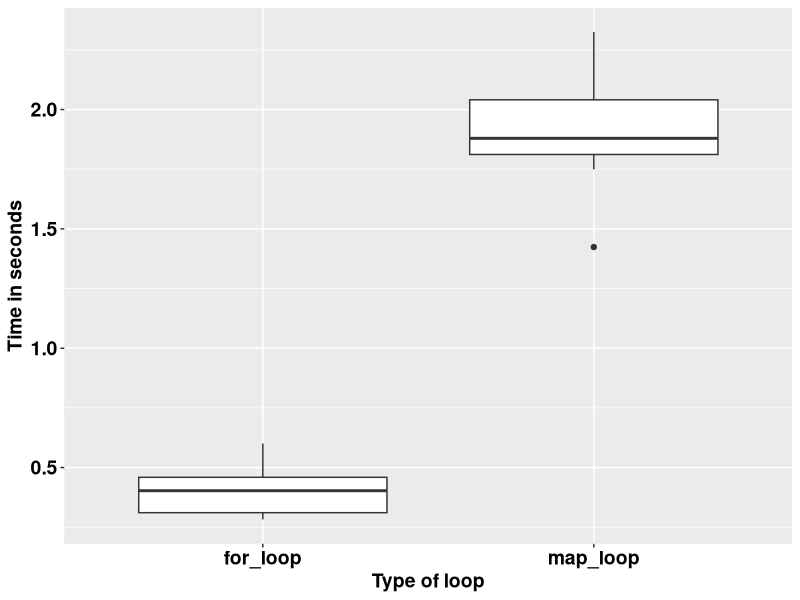

Source code (R):
## ---- chunk 1
knitr::opts_chunk$set(echo = TRUE)
## ---- chunk 2
square <- function(a) a**2
square(3)
## ---- chunk 3
square <- function(b){
  b**2
}
square(3)
## ---- chunk 4
square <- function(c){
  product <- c**2
  return(product)
}
square(3)
## ---- chunk 5
square <- function(d){
  product <- d**2
  print(product)
}
square(5)
## ---- chunk 6
square <- function(e){
  product <- e**2
  (product)
}
square(9)
## ---- chunk 7
square <- function(f){
  product <- f**2
  show(product)
}
square(9)
## ---- chunk 8
square_root <- function(b){
  product <- b^0.5
  return(product/2)
}
square_root(9)
## ---- chunk 9
square_root
## ---- chunk 10
square(-10:10)
## ---- chunk 11
square_root(c(-26, 1:15, 158))
## ---- chunk 12
m <- list(12, 18, 345)
square_root(m[[2]])
## ---- chunk 13
rescale <- function(x){
  m <- mean(x)
  s <- sd(x)
  (x - m) / s
}
rescale(c(52, 58, 46, 99))
## ---- chunk 14
rescale <- function(x, only_translate){
  m <- mean(x)
  translated <- x - m
  if (only_translate) return(translated)
  s <- sd(x)
  translated / s
}

rescale(x = 1:4, only_translate = TRUE)
## ---- chunk 15
rescale <- function(x, only_translate){
  m <- mean(x)
  translated <- x - m
  if (only_translate) return(translated)
  s <- sd(x)
  translated / s
}

rescale(x = 1:4, only_translate = FALSE)
## ---- chunk 16
rescale( only_translate = TRUE, x = 1:4)
## ---- chunk 17
rescale(x = 1:4, TRUE)
rescale(TRUE, x = 1:4)
rescale(1:4, only_translate = T)
rescale(only_translate = T, 1:4)
## ---- chunk 18
rescale(1:4, o = T)
rescale(o = T, 1:4)
## ---- chunk 19
rescale <- function(x, only_translate = FALSE){
  m <- mean(x)
  translated <- x - m
  if(only_translate) return(translated)
  s <- sd(x)
  translated / s
}
## ---- chunk 20
rescale(1:4) # This runs with only_translate being taken as FALSE by default.
## ---- chunk 21
rescale <- function(x, ...){
  m <- mean(x, ...)
  s <- sd(x, ...)
  (x - m) / s
}

rescale(1:4)
## ---- chunk 22
x <- c(NA, 1:3)
rescale(x)
## ---- chunk 23
x <- c(NA, 1:3)
rescale(x, na.rm = TRUE)
## ---- chunk 24
some_function <- function(x) x
other_function <- function(x, ...) x
# some_function(1:4, foo = "bar") # This does not run because there was no allowance.
other_function(1:4, foo = "bar")

## ---- chunk 25
f <- function(...) list(...)
g <- function(x, y, ...) f(...)
g(x = 1, y = 2, z = 3, w = 4)
## ---- chunk 26
compare_rasters <- function(x) {
  if (sum(x > 0.5, na.rm = TRUE) > 7) {
    return(1)
  } else {
    return(0)
  }
  
}
## ---- chunk 27
library(tidyverse)
volumes <- rnorm(1000000)

for_loop <- vector()

for (k in 1:20) {
  for_loop[k] <- system.time(for (i in 1:length(volumes)) {
    2.3 * volumes[i] ^ 9
  })
}

map_loop <- vector()
for (j in 1:20) {
  map_loop[j] <- system.time(map_vec(volumes, \(x) 2.3 * x ^ 9))
}
## ---- chunk 28
data.frame(for_loop = for_loop, map_loop = map_loop) %>% 
  gather(key = "key", value = "value") %>% 
  ggplot(aes(key, value)) +
  geom_boxplot() +
  labs(x = "Type of loop",
       y = "Time in seconds") +
  theme(text = element_text(size = 14, face = "bold", colour = "black")) +
  theme(axis.text = element_text(size = 14, face = "bold", colour = "black"))
